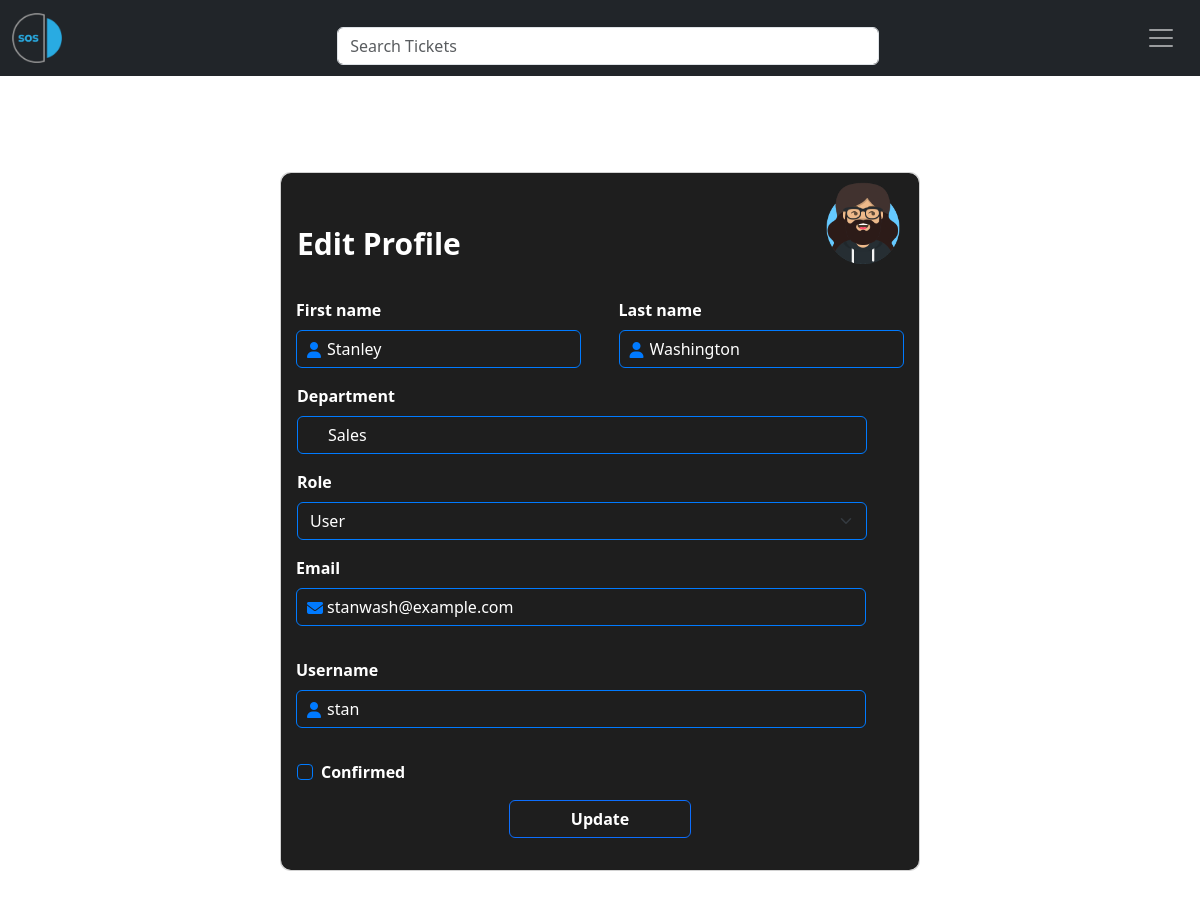
The app's page /edit-profile/4 (signed in) with its own data.
### app/models/user.py (models this page shows, shortened)
class User(UserMixin, db.Model):
    __tablename__ = 'users'
    id = db.Column(db.Integer, primary_key=True)
    first_name = db.Column(db.String(128), nullable=False)
    last_name = db.Column(db.String(128))
    username = db.Column(db.String(128), unique=True, nullable=False)
    email = db.Column(db.String(64), unique=True, nullable=False)
    password_hash = db.Column(db.String(128))
    department = db.Column(db.String(64), nullable=False)
    created_on = db.Column(db.DateTime(), default=datetime.now)
    updated_on = db.Column(db.DateTime(), default=datetime.now, onupdate=datetime.now)
    confirmed = db.Column(db.Boolean, default=False)
    role_id = db.Column(db.Integer, db.ForeignKey('roles.id'))
    tickets = db.relationship('Ticket', backref='sender', lazy='dynamic')
    @property
    def password(self):
        """
        Make Passwords in plain text an inaccessible property/unreadable
        """
        raise AttributeError('Password is not a readable attribute')
    def can(self, perm):
        return self.role is not None and self.role.has_permission(perm)

### app/main/views.py (the view, shortened to what this page needs)
@main.route('/edit-profile/<int:id>', methods=['GET', 'POST'])
@login_required
@admin_required
def edit_profile_admin(id):
    user = User.query.get_or_404(id)
    form = EditUserProfileAdminForm(user=user)
    form.email.data = user.email
    form.username.data = user.username
    form.confirmed.data = user.confirmed
    form.role.data = user.role_id
    form.first_name.data = user.first_name
    form.last_name.data = user.last_name
    form.department.data = user.department
    return render_template('edit_profile_admin.html', form=form, user=user)

### app/main/forms.py (shortened to what this page needs)
class SearchForm(FlaskForm):
    q = StringField('Search Tickets', validators=[DataRequired()])
    def __init__(self, *args, **kwargs):
        if 'formdata' not in kwargs:
            kwargs['formdata'] = request.args
        if 'meta' not in kwargs:
            kwargs['meta'] = {'csrf': False}
        super(SearchForm, self).__init__(*args, **kwargs)

class EditUserProfileAdminForm(FlaskForm):
    email = StringField('Email', validators=[DataRequired(),
                                             Length(1, 64), Email()])
    username = StringField('Username', validators=[
        DataRequired(), Length(1, 64),
        Regexp('^[A-Za-z][A-Za-z0-9_.]*$', 0, 'Usernames must '
                                              'have only letters, numbers, '
                                              'dots or underscores')])
    confirmed = BooleanField('Confirmed')
    role = SelectField('Role', coerce=int)
    first_name = StringField('First name', validators=[Length(0, 32)])
    last_name = StringField('Last name', validators=[Length(0, 32)])
    department = StringField('Department', validators=[Length(0, 32)])
    edit_user = SubmitField('Update')
    def __init__(self, user, *args, **kwargs):
        super(EditUserProfileAdminForm, self).__init__(*args, **kwargs)
        self.role.choices = [(role.id, role.name) for role in Role.query.order_by(Role.name).all()]
        self.user = user

### app/auth/views.py (called while the page is built)
@auth.before_app_request
def before_request():
    if (current_user.is_authenticated
            and not current_user.confirmed
            and request.blueprint != 'auth'
            and request.endpoint != 'static'):
        return redirect(url_for('auth.unconfirmed'))

### app/main/__init__.py (called while the page is built)
@main.app_context_processor
def inject_permissions():
    return dict(Permission=Permission)

### app/main/views.py (called while the page is built)
@main.before_request
def before_request():
    g.search_form = SearchForm()

### app/models/role.py (called while the page is built)
    def has_permission(self, permission):
        return self.permissions & permission == permission

### app/models/user.py (called while the page is built)
@login_manager.user_loader
def load_user(user_id: str) -> User:
    return User.query.get(int(user_id))

### app/templates/edit_profile_admin.html (shortened to what this page needs)
{% extends "base.html" %}
{% from 'bootstrap5/form.html' import render_field %}
{% block page_content %}
<section class="vh-100">
  <div class="card mx-auto" style="width: 40rem; margin-top: 12vh; border-radius: 10px;">
      <div class="card-body sign-up-card" style="border-radius: 10px;">
        <div class="card-title">
            <div class="text-center edit-profile-header float-start">
                Edit Profile
            </div>
            <div class="float-end" style="margin-bottom: -10vh; margin-top: -6vh;">
                <img src="/static/images/default_avatar.png"
                alt="Avatar" class="img-fluid my-5" style="width: 80px;" />
            </div>
        </div>
        <form class="card-text sign-up-form" method="post">
            <div class="row name-field">
                <div class="col first-name-field">
                    <div class="input-group">
                        {{ render_field(form.first_name) }}
                    </div>
                </div>
                <div class="col last-name-field">
                    <div class="input-group">
                        {{ render_field(form.last_name) }}
                    </div>
                </div>
            </div>
            <div class="mb-3 department-field">
                {{ render_field(form.department) }}
            </div>
            <div class="mb-3 department-field">
                {{ render_field(form.role) }}
            </div>
            <div class="mb-3 sign-up-email-field">
                <div class="input-group">
                    {{ render_field(form.email) }}
                </div>
            </div>
            <div class="mb-3 username-field">
                <div class="input-group">
                    {{ render_field(form.username) }}
                </div>
            </div>
            <div class="mb-3 department-field">
                {{ render_field(form.confirmed) }}
            </div>
            <div class="mb-3 text-center edit-user">
                {{ render_field(form.edit_user)}}
            </div>
        </form>
      </div>
    </div>
</section>
{% endblock %}

### app/static/styles.css (style rules this page uses)
.login-form input[type="text"], .login-form input[type="password"], .login-form input[type="checkbox"], .sign-up-form input[type="text"], .sign-up-form input[type="password"], .sign-up-form input[type="checkbox"] { border-color: #007AFF; background-color: #1e1e1e; color: white; }
.login-card, .sign-up-card { background-color: #1e1e1e; }
.name-field { width: 645px; }
.email-field, .password-field, .remember-me, .card-title, .login-header, .sign-up-header, .name-field, .sign-up-password, .department-field, .sign-up-email-field, .username-field, h3.reset-password-header, .current-password-field, .new-password-field, .confirm-password-field { font-weight: 600; color: white; }
.sign-up-form input[type="text"], .sign-up-form input[type="password"], .reset-password-form input[type="text"] { padding-left: 30px; width: calc(100% - -10px); }
.sign-up-form input#email.form-control, #department.form-control, #username.form-control { width: 570px; }
.edit-profile-header { color: white; font-weight: 600; font-size: 30px; margin-top: 4vh; margin-bottom: 4vh; }
#role.form-select { width: 570px; border-color: #007AFF; background-color: #1e1e1e; color: white; }
#edit_user.btn { width: 30%; font-weight: bold; background-color: #1e1e1e; }

### records on screen
User: first_name "Stanley", last_name "Washington", department "Sales", role "User", email "stanwash@example.com", username "stan"
